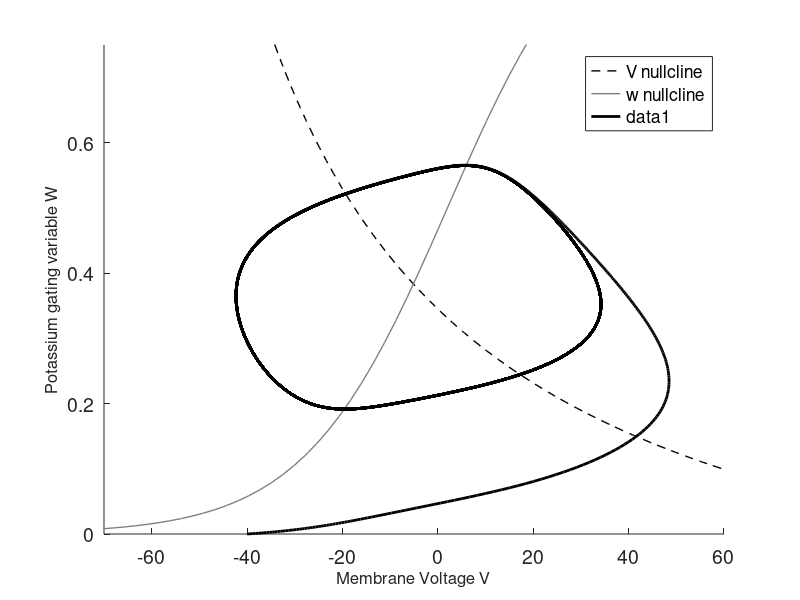
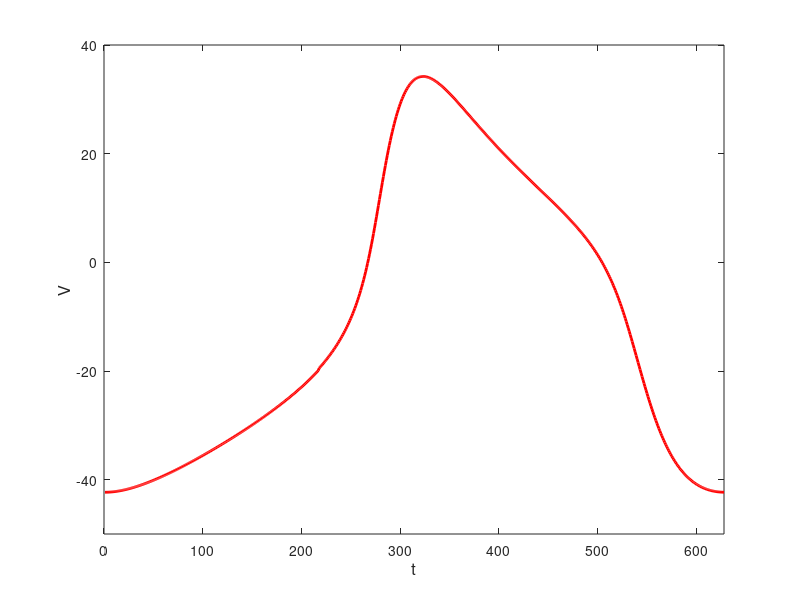
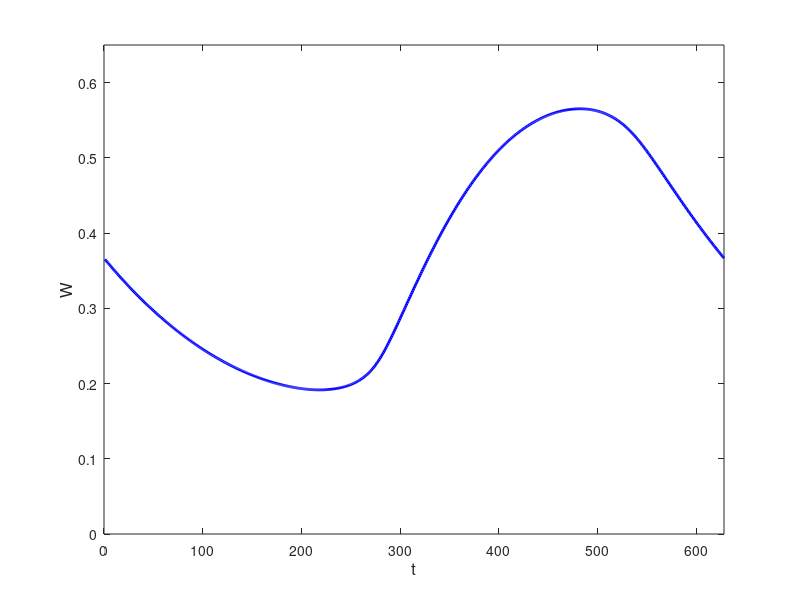
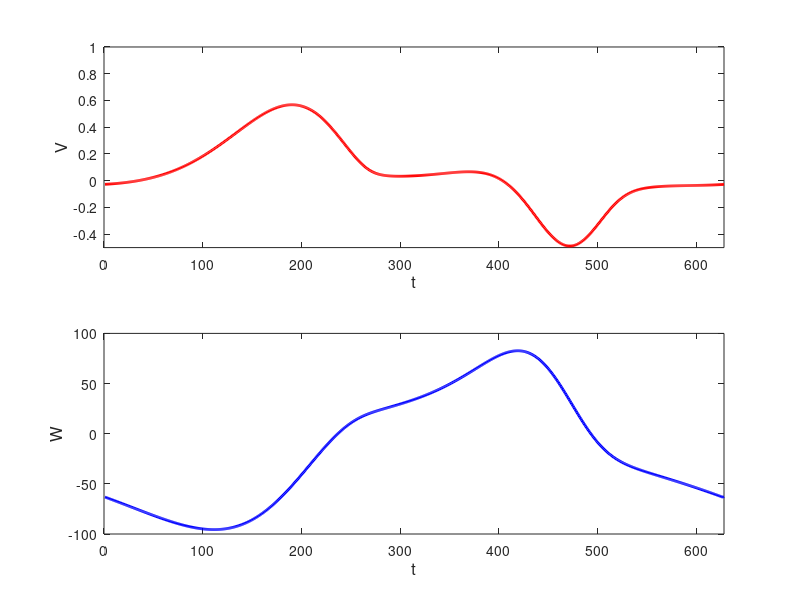

The MATLAB source for these figures, in order:
%file neural_coupling_thesis_part1.m
%Carter Johnson, Undergrad Thesis
%Coupling in neural populations using the
%Morris-Lecar model of excitable barnacle muscle fiber
%adapted from Morris and Lecar (1981) Biophysical Journal 35 pp. 193-231
%Figures 8.6 and 8.7

function neural_coupling_thesis_part1
% PARAMETERS  
%declare model parameters
global C;
global gbarCa;
global ECa;
global gbarK;
global EK;
global gleak;
global Eleak;
global v1;
global v2;
global v3;
global v4;
global phi;
global tau;
global Iapplied;
%parameter values
C= 20 ; %microfarad/cm^2 
gbarCa= 4.4; % millisiemens/ cm^2 
ECa= 120; %millivolts
gbarK= 8;% millisiemens/ cm^2 
EK= -84; %millivolts
gleak= 2;% millisiemens/ cm^2 
Eleak= -60;%millivolts
v1= -1.2; %millivolts
v2= 18 ; %millivolts
v3= 2 ; %millivolts
v4= 30; %millivolts
phi = 0.04; % per millisecond
tau=0.8;
Iapplied=150;

%% Figure 1 
%FIND SOLUTION TRAJECTORY

%generate nullclines
figure(1)
hold on
myfun1 = @(Vn,wn) (1/C)*(gbarCa*(0.5*(1+tanh((Vn-v1)/v2)))*(ECa-Vn) + gbarK*wn*(EK-Vn) + gleak*(Eleak-Vn)+Iapplied);
%myfun2 = @(Vn,wn) phi*((0.5*(1+tanh((Vn-v3)/v4)))-wn)/((1/(cosh((Vn-v3)/(2*v4)))));
myfun2 = @(Vn,wn) phi*((0.5*(1+tanh((Vn-v3)/v4)))-wn)/tau;
a1=ezplot(@(Vn,wn) myfun1(Vn,wn), [-80 60 -0.2 1]);
setcurve('color','black','linestyle','--', 'Linewidth', 1) 
set(gca, 'fontsize', 14)
a2=ezplot(@(Vn,wn) myfun2(Vn,wn), [-80 60 -0.2 1]);
setcurve('color',[0.5 0.5 0.5], 'Linewidth', 1) 
legend('V nullcline', 'w nullcline')
title('')

%USE Euler's method to calculate trajectory
%Euler's method constants
dt = .1;         %time step
t_last = 10000;     %max steps
X = zeros(t_last,2);  %initialize trajectory vector
X(1,:) = [-40, 0];  %initial conditions
for i = 2:t_last
    dX = morris_lecar_ddt(i,X(i-1,:));  %get derivative
    X(i,1) = dX(1)*dt + X(i-1,1);       %next voltage V
    X(i,2) = dX(2)*dt + X(i-1,2);       %next recovery var W
end
%plot trajectory in phase plane on top of nullclines
figure(1); plot(X(:,1), X(:,2), 'k', 'Linewidth', 2); 
xlabel('Membrane Voltage V', 'fontsize',12)
ylabel('Potassium gating variable W', 'fontsize',12), axis([-70 60 0. 0.75])


%% Figures 2 and 3 
%FIND LIMIT CYCLE
nmax = 1000; %max number of time steps in one period
vmark = -20.0; %arbitrary init. and final V, used to check LC
x0(1,:) = X(1,:);  %initial state X=(V,w)
dx=10000.0;   %arbitrarily large starting "precision", need to start loop
dxcrit=.1;    %precision for periodic orbit
i_LC = 1;     %starting point index of LC search
while (dx>dxcrit) 
% iterate until periodic orbit found to desired precision (dxcrit).
    x=x0;                   %initialize starting point of LC
    ii=1;                   %start counter of total # of points in LC
    flagg=0;                %have not found LC endpoint yet   
    while (flagg==0 && ii<=nmax) % time-step until system returns to
                                 % v=vmark with dv/dt>0                               
        y=X(i_LC+ii,:);             %get next step in trajectory     
        if (x(1)<vmark && y(1)>=vmark)  %check if we return to Vmark
            flagg=1;   %exit while loop since we may have found LC endpoint
        end;
        x=y;                             %copy LC point
        X_LC(ii,:)=x;                    %output LC point
        ii=ii+1;                         %up total # of points in LC
    end; 
    dx = norm(x-x0);                 %check how close our endpoints are
    x0=x;                            %copy endpoint
    i_LC = ii+i_LC;                  %set index of LC search
end;

% rearrange output so that minimum v is at t=0.
ii=ii-1;
[~,imin]=min(X_LC(:,1));
X_LC_2(1:ii-imin+1,:)=X_LC(imin:ii,:);
X_LC_2(ii-imin+2:ii,:)=X_LC(1:imin-1,:);
X_LC=X_LC_2;
T= ii;      %get vector length of LC

% OUTPUT:   X_LC(1:ii,:) contains periodic orbit
%           (ii-1)*dt=~period of orbit
figure(2); clf; plot(X_LC(:,1), 'r','Linewidth', 2); 
ylabel('V', 'fontsize',12), xlabel('t', 'fontsize',12), axis([0 T -50 40])
figure(3); clf; plot(X_LC(:,2), 'b','Linewidth', 2); 
ylabel('W', 'fontsize',12), xlabel('t', 'fontsize',12), axis([0 T 0 .65])

%% Figure 4 
%FIND THE PRC
%use limit cycle to solve for the PRC by
%solving the adjoint equation
%dZ/dt = -J^t|(X_LC) * Z

%set up PRC variable
Z = zeros(T,2);
Z(T,:) = [-.2, 50];
    %loop through solution backwards multiple times to ensure convergence
    %to limit cycle
for j = 1:100
    %solve adjoint equation backwards in time with Euler's method
for i = T:-1:1
    v = X_LC(i,1);
    w = X_LC(i,2);  
    %create the transposed Jacobian matrix at the specific point on the
    %limit cycle of (V,W)
    Fv = 1/C*( -gbarCa * 0.5*(1+tanh((v - v1)/v2)) + gbarCa*(1/(2*v2))*(sech((v - v1)/v2))^2*(ECa - v) - gbarK * w - gleak);
    Fw = 1/C * gbarK * (EK - v);
    Gv = -phi/tau * (sech((v-v3)/v4))^2*(1/(2*v4));
    Gw = phi/tau;

    %calculate next value of Z
    if i > 1   
     Z(i-1,1) = -(Fv*Z(i,1) - Gv*Z(i,2))*(-dt) + Z(i,1);
     Z(i-1,2) = -(Fw*Z(i,1) - Gw*Z(i,2))*(-dt) + Z(i,2);
    else
     Z(T,1) = -(Fv*Z(1,1) - Gv*Z(1,2))*(-dt) + Z(1,1);
     Z(T,2) = -(Fw*Z(1,1) - Gw*Z(1,2))*(-dt) + Z(1,2);   
    end
    
end
end
figure(4); plot(Z(:,1));

%normalize PRC
%calculate X'_LC, derivative of limit cycle
dX_LC = diff(X_LC(1:T,:))/dt;
%match derivatives at endpoints
dX_LC = [dX_LC; dX_LC(1,:)];
%take average of the inner product of X'_LC and Z
z0 = zeros(T,1);
for i = 1:T
z0(i) =  dX_LC(i,:)*transpose(Z(i,:));
end
aveZ0 = median(z0);
%normalize PRC by aveZ0
Z = Z/aveZ0;

%plot PRC
figure(4); subplot(2,1,1); plot(Z(:,1), 'r', 'Linewidth', 2);
ylabel('V', 'fontsize',12), xlabel('t', 'fontsize',12), axis([0 T -.5 1])
subplot(2,1,2); plot(Z(:,2), 'b', 'Linewidth', 2);
ylabel('W', 'fontsize',12), xlabel('t', 'fontsize',12), axis([0 T -100 100])

%% Figure 5
%CALCULATE phase-locked states of neuron with forcing field

%set forcing electrical field Ie(t)
Amp = -600;  %amplitude of forcing field
Ie = zeros(T,1);
for i = 1:T
Ie(i) = Amp*sin(2*pi*i/T);
end

 %copy Ie to do convolution
 Ie_copy = Ie;
 %set phase model H(t);
 H = Z(:,1);
 
%convolute iPRC with interaction function
for psi = 1:T
  %shift Ie by -psi+1
    %start Ie at phase psi-1
    for i = psi:T
     Ie(i) = Ie_copy(i-psi+1);
    end
    %end S at phase psi-1
    for i = 1:psi-1
     Ie(i) = Ie_copy(T-(psi-1)+i);
    end
    
    %compute convolution integral
    intSum = Z(1,1)*Fv*Ie(1);
    for tHat = 2:T
        intSum = intSum + Z(tHat,1)*Fv*Ie(tHat);
    end
    H(psi) = intSum/T;
end
 
 %calculate dphi/dy = H(-phi)-H(phi))
 %dphi= -H+H2;
 figure(5); clf; plot(H, 'k', 'LineWidth', 2);
 ylabel('d \Phi / dt', 'fontsize',30), xlabel('t', 'fontsize',30)
 
 %% Figure 6
 %FIND phase-locked position and then
 %SHOW phase-locked limit cycle timings
 %search dPhi/dt for zero
 old_D = H(1);
 for i = 2:T
     new_D = H(i);
     %check if zero is crossed
     if (old_D > 0 && new_D < 0 || new_D == 0)
         %choose the closer index
         if (abs(old_D) > abs(new_D))
           SS = i;  %set index of zero/stable state
           break;
         else
           SS = i-1;
           break;
         end
     end
     old_D = new_D;
 end
 
 %reindex limit cycle to time with input current
 retimedV = zeros(T,1); 
 for i = 1:T-SS
     retimedV(i) = X_LC(i+SS,1);
 end
 for i = T-SS+1 : T
     retimedV(i) = X_LC(i - T + SS , 1);
 end
 
 %show timings
 figure(6); clf; subplot(2,1,1); plot( retimedV, 'r', 'LineWidth', 2);
 ylabel('V', 'fontsize',30), axis([0 T -50 50]),
 subplot(2,1,2); plot(Ie_copy, 'b', 'LineWidth', 2);
 ylabel('I', 'fontsize',30), xlabel('t', 'fontsize',30), axis([0 T -50 50]),
 
 %% Figure 7
 %CALCULATE phase-locking in morris-lecar pairs 
 %with exponentially-decaying synaptic coupling
  
%set function S(t)
 S = zeros(T,1);
 for i = 1:T
     S(i) = exp(-(i-1)/100);
 end
 S_copy = S;
 
 %set function H(t)
 H3 = zeros(T,1);
%convolute iPRC with synaptic input
for psi = 1:T
  %shift S by -psi+1
    %start S at phase psi-1
    for i = psi:T
     S(i) = S_copy(i-psi+1);
    end
    %end S at phase psi
    for i = 1:psi-1
     S(i) = S_copy(T-(psi-1)+i);
    end
    
    %compute convolution integral
    intSum = Z(1)*eps*S(1)/2 +  Z(T)*eps*S(T)/2;
    for tHat = 2:T-1
        intSum = intSum + Z(tHat)*eps*S(tHat);
    end
    H3(psi) = intSum/T;
end
 
 %calc H2 = H3(-t)
 H2 = zeros(T,1);
 for i = 1:T
     H2(i) = H3(T+1-i,1);
 end

 dphi2= H3-H2;
 figure(7); clf; plot(dphi2, 'k', 'LineWidth', 2);
 ylabel('d \Phi / dt', 'fontsize',30), xlabel('t', 'fontsize',30);
 %% Figure 8
 %FIND phase-locked position and then
 %SHOW phase-locked limit cycle timings
 
 %search dPhi/dt for zero
 old_D = dphi2(1);
 for i = 2:T
     new_D = dphi2(i);
     %check if zero is crossed
     if (old_D > 0 && new_D < 0 || new_D == 0)
         %choose the closer index
         if (abs(old_D) > abs(new_D))
           SS = i;  %set index of zero/stable state
           break;
         else
           SS = i-1;
           break;
         end
     end
     old_D = new_D;
 end
 
 %reindex limit cycle to time with input current
 retimedV = zeros(T,1); 
 for i = 1:T-SS
     retimedV(i) = X_LC(i+SS,1);
 end
 for i = T-SS+1 : T
     retimedV(i) = X_LC(i - T + SS , 1);
 end
 
 %show timings
 figure(8); clf; subplot(2,1,1); plot( retimedV, 'r', 'LineWidth', 2);
 ylabel('V1', 'fontsize',30), axis([0 T -50 50]),
 subplot(2,1,2); plot(X_LC(:,1), 'b', 'LineWidth', 2);
 ylabel('V2', 'fontsize',30), axis([0 T -50 50]), xlabel('t', 'fontsize',30)

  %% Figures 9-13
 %DEMONSTRATE phase-locking in morris-lecar groups of 4 
 %with exponentially-decaying synaptic coupling
  
 %show timings
 figure(10); clf; subplot(4,1,2); plot( retimedV, 'r', 'LineWidth', 2);
 ylabel('V2', 'fontsize',30), axis([0 T -50 50]),
 subplot(4,1,1); plot(X_LC(:,1), 'b', 'LineWidth', 2);
 ylabel('V1', 'fontsize',30), axis([0 T -50 50]),
 subplot(4,1,3);plot( retimedV, 'r', 'LineWidth', 2);
 ylabel('V3', 'fontsize',30), axis([0 T -50 50]),
 subplot(4,1,4); plot(X_LC(:,1), 'b', 'LineWidth', 2);
 ylabel('V4', 'fontsize',30), axis([0 T -50 50]),xlabel('t', 'fontsize',30)
 
 figure(11); clf; subplot(4,1,4); plot( retimedV, 'r', 'LineWidth', 2);
 ylabel('V4', 'fontsize',30), axis([0 T -50 50]), xlabel('t', 'fontsize',30)
 subplot(4,1,2); plot(X_LC(:,1), 'b', 'LineWidth', 2);
 ylabel('V2', 'fontsize',30), axis([0 T -50 50]),
 subplot(4,1,3);plot( retimedV, 'r', 'LineWidth', 2);
 ylabel('V3', 'fontsize',30), axis([0 T -50 50]),
 subplot(4,1,1); plot(X_LC(:,1), 'b', 'LineWidth', 2);
 ylabel('V1', 'fontsize',30), axis([0 T -50 50]),
 
 figure(12); clf; subplot(4,1,1); plot( X_LC(:,1), 'b', 'LineWidth', 2);
 ylabel('V1', 'fontsize',30), axis([0 T -50 50]),
 subplot(4,1,2); plot(X_LC(:,1), 'b', 'LineWidth', 2);
 ylabel('V2', 'fontsize',30), axis([0 T -50 50]),
 subplot(4,1,3);plot( X_LC(:,1), 'b', 'LineWidth', 2);
 ylabel('V3', 'fontsize',30), axis([0 T -50 50]),
 subplot(4,1,4); plot(X_LC(:,1), 'b', 'LineWidth', 2);
 ylabel('V4', 'fontsize',30), axis([0 T -50 50]), xlabel('t', 'fontsize',30)
 
 %%%%%% 4 cell 1/4 phase synchrony
 phi_diff = T/4;
 %reindex limit cycles to time 
 xlc2 = zeros(T,1); 
 for i = 1:T-phi_diff
     xlc2(i) = X_LC(i+phi_diff,1);
 end
 for i = T-phi_diff+1 : T
     xlc2(i) = X_LC(i - T + phi_diff , 1);
 end
 
  xlc3 = zeros(T,1); 
 for i = 1:T-2*phi_diff
     xlc3(i) = X_LC(i+2*phi_diff,1);
 end
 for i = T-2*phi_diff+1 : T
     xlc3(i) = X_LC(i - T + 2*phi_diff , 1);
 end
 xlc4 = zeros(T,1); 
 for i = 1:T-3*phi_diff
     xlc4(i) = X_LC(i+3*phi_diff,1);
 end
 for i = T-3*phi_diff+1 : T
     xlc4(i) = X_LC(i - T + 3*phi_diff , 1);
 end
 
  figure(13); clf; subplot(4,1,1); plot( X_LC(:,1), 'r', 'LineWidth', 2);
 ylabel('V1', 'fontsize',30), axis([0 T -50 50]),
 subplot(4,1,2); plot(xlc4(:,1), 'r', 'LineWidth', 2);
 ylabel('V2', 'fontsize',30), axis([0 T -50 50]),
 subplot(4,1,3);plot( xlc3(:,1), 'r', 'LineWidth', 2);
 ylabel('V3', 'fontsize',30), axis([0 T -50 50]),
 subplot(4,1,4); plot(xlc2(:,1), 'r', 'LineWidth', 2);
 ylabel('V4', 'fontsize',30), axis([0 T -50 50]), xlabel('t', 'fontsize',30)
end

%dynamics
function dS = morris_lecar_ddt(t,S)

global C;
global gbarCa;
global ECa;
global gbarK;
global EK;
global gleak;
global Eleak;
global v1;
global v2;
global v3;
global v4;
global phi;
global tau;
global Iapplied;

%locally define state variables:
V=S(1);
w=S(2);

%local functions:
m_inf = (0.5*(1+tanh((V-v1)/v2)));
w_inf = (0.5*(1+tanh((V-v3)/v4)));

ddt_V = (1/C)*(gbarCa*m_inf*(ECa-V) + gbarK*w*(EK-V) + gleak*(Eleak-V)+Iapplied);
ddt_w = phi*(w_inf-w)/(tau);

dS=[ddt_V, ddt_w];

end

%change properties of last curve in current figure
function setcurve(varargin)
h=get(gca,'children');
set(h(1),varargin{:})
end